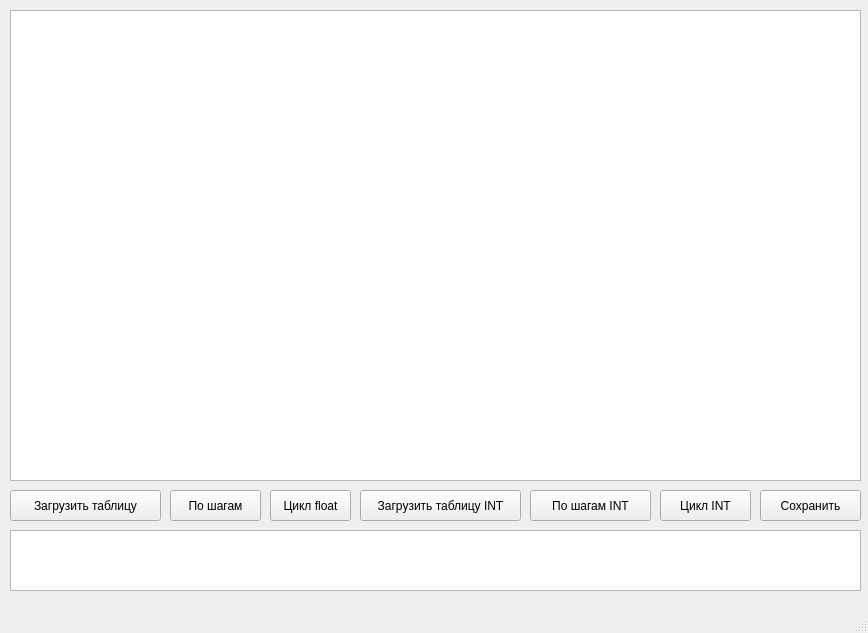
<?xml version="1.0" encoding="UTF-8"?>
<ui version="4.0">
 <class>MainWindow</class>
 <widget class="QMainWindow" name="MainWindow">
  <property name="geometry">
   <rect>
    <x>0</x>
    <y>0</y>
    <width>868</width>
    <height>633</height>
   </rect>
  </property>
  <property name="windowTitle">
   <string>SimplexUniMod</string>
  </property>
  <widget class="QWidget" name="centralWidget">
   <widget class="QPushButton" name="loadTabFromFileBut">
    <property name="geometry">
     <rect>
      <x>10</x>
      <y>490</y>
      <width>151</width>
      <height>31</height>
     </rect>
    </property>
    <property name="text">
     <string>Загрузить таблицу</string>
    </property>
   </widget>
   <widget class="QTableView" name="tableView">
    <property name="geometry">
     <rect>
      <x>10</x>
      <y>10</y>
      <width>851</width>
      <height>471</height>
     </rect>
    </property>
    <property name="font">
     <font>
      <pointsize>9</pointsize>
     </font>
    </property>
    <attribute name="verticalHeaderMinimumSectionSize">
     <number>18</number>
    </attribute>
   </widget>
   <widget class="QPushButton" name="stepSimplexBut">
    <property name="enabled">
     <bool>true</bool>
    </property>
    <property name="geometry">
     <rect>
      <x>170</x>
      <y>490</y>
      <width>91</width>
      <height>31</height>
     </rect>
    </property>
    <property name="text">
     <string>По шагам</string>
    </property>
   </widget>
   <widget class="QTextEdit" name="status">
    <property name="enabled">
     <bool>true</bool>
    </property>
    <property name="geometry">
     <rect>
      <x>10</x>
      <y>530</y>
      <width>851</width>
      <height>61</height>
     </rect>
    </property>
    <property name="readOnly">
     <bool>true</bool>
    </property>
   </widget>
   <widget class="QPushButton" name="roundFloat">
    <property name="geometry">
     <rect>
      <x>270</x>
      <y>490</y>
      <width>81</width>
      <height>31</height>
     </rect>
    </property>
    <property name="text">
     <string>Цикл float</string>
    </property>
   </widget>
   <widget class="QPushButton" name="loadTabFromFileButInt">
    <property name="geometry">
     <rect>
      <x>360</x>
      <y>490</y>
      <width>161</width>
      <height>31</height>
     </rect>
    </property>
    <property name="text">
     <string>Загрузить таблицу INT</string>
    </property>
   </widget>
   <widget class="QPushButton" name="stepSimplexButINT">
    <property name="geometry">
     <rect>
      <x>530</x>
      <y>490</y>
      <width>121</width>
      <height>31</height>
     </rect>
    </property>
    <property name="text">
     <string>По шагам INT</string>
    </property>
   </widget>
   <widget class="QPushButton" name="roundINT">
    <property name="geometry">
     <rect>
      <x>660</x>
      <y>490</y>
      <width>91</width>
      <height>31</height>
     </rect>
    </property>
    <property name="text">
     <string>Цикл INT</string>
    </property>
   </widget>
   <widget class="QPushButton" name="toFile">
    <property name="geometry">
     <rect>
      <x>760</x>
      <y>490</y>
      <width>101</width>
      <height>31</height>
     </rect>
    </property>
    <property name="text">
     <string>Сохранить</string>
    </property>
   </widget>
  </widget>
  <widget class="QMenuBar" name="menuBar">
   <property name="geometry">
    <rect>
     <x>0</x>
     <y>0</y>
     <width>868</width>
     <height>20</height>
    </rect>
   </property>
  </widget>
  <widget class="QStatusBar" name="statusBar"/>
 </widget>
 <layoutdefault spacing="6" margin="11"/>
 <resources/>
 <connections/>
</ui>
